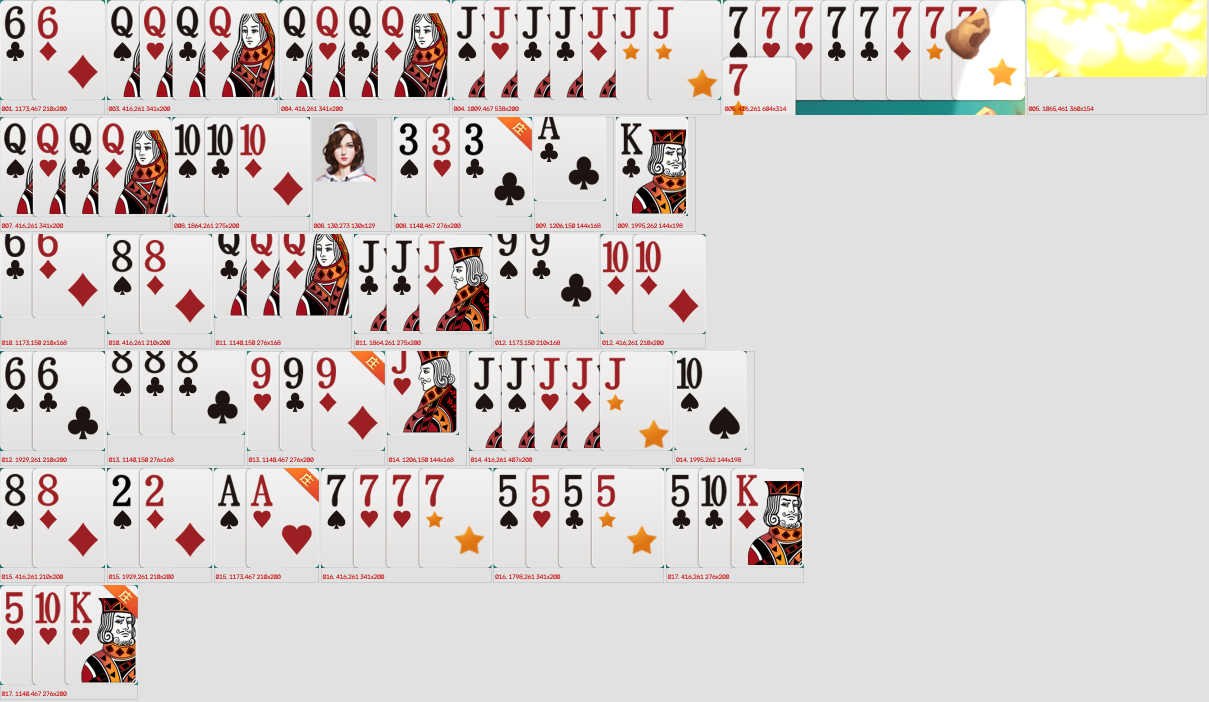
#> input picture debug_phone/center_boxes_sheet.png, 2418 x 1404 px (shown at 1/2 size); its folder holds 4 pictures in this run
$ python diag_phone_geom.py
#> lines starting #> are read from the running program, lines starting #| are printed output that depends on the picture; after the words box and inside, x2 and y2 are one past the last pixel; in counts of white or black regions, pixels touching at a corner belong together; pictures that were not available may be replaced by others from this repository, and a replacement may not be noted
# -*- coding: utf-8 -*-
"""手机截图几何探针：测手牌区 y 带、牌左边缘、字形带、中央白牌组件框。"""
import os
import cv2
import numpy as np

ROOT = os.path.dirname(os.path.abspath(__file__))
SAMPLES = os.path.join(ROOT, "samples", "iphone")
DBG = os.path.join(ROOT, "debug_phone")
os.makedirs(DBG, exist_ok=True)


def imread_cn(p):
    return cv2.imdecode(np.fromfile(p, dtype=np.uint8), cv2.IMREAD_COLOR)


def white_mask(bgr):
    return (bgr[:, :, 0] > 185) & (bgr[:, :, 1] > 185) & (bgr[:, :, 2] > 185)


def hand_band(white):
    """底部手牌带：行白占比>0.35 的连续段（取最靠下的长段）。"""
    frac = white.mean(axis=1)
    rows = frac > 0.35
    bands = []
    y = 0
    H = len(rows)
    while y < H:
        if rows[y]:
            y0 = y
            while y < H and rows[y]:
                y += 1
            bands.append((y0, y - 1))
        else:
            y += 1
    bands = [b for b in bands if b[1] - b[0] > 60]
    return bands[-1] if bands else None


def card_lefts(white, y0, y1):
    """手牌带内逐列白占比，找牌顶行附近的列分段（左边缘阶跃）。"""
    band = white[y0:y1 + 1]
    colw = band.mean(axis=0)
    return colw


for fn in sorted(os.listdir(SAMPLES)):
    img = imread_cn(os.path.join(SAMPLES, fn))
#> in imread_cn, returned value is the input picture: shape (1404, 2418, 3); mean B, G, R 205.8, 208.2, 215.2
    H, W = img.shape[:2]
#> H = 1404; W = 2418
    wm = white_mask(img)
#> in white_mask, `return (bgr[:, :, 0] > 185) & (bgr[:, :, 1] > 185) & (bgr[:, :, 2] > 1..`:
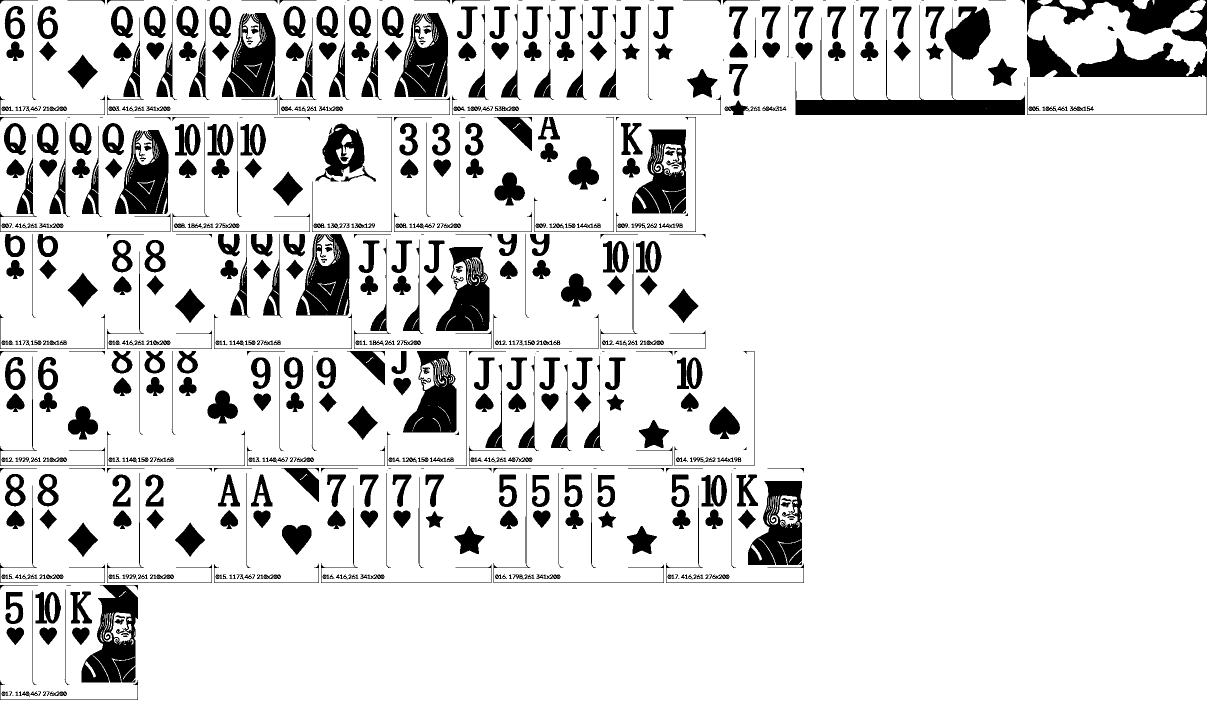
#> returned value: shape (1404, 2418) bool (shown at 1/2 size); 86.8% white; 754 black regions (90 under 20 px), largest, box (x1, y1, x2, y2) and area: (1591, 10, 2050, 230) 14881, (163, 1170, 276, 1365) 12452, (444, 26, 551, 194) 11084
    hb = hand_band(wm)
#> in hand_band, `frac = white.mean(axis=1)`: frac = 1404 values, max 1 at index 230, min 0.0608 at index 229, mean 0.868
#> in hand_band, `H = len(rows)`: H = 1404
#> the loop in hand_band, `while y < H:` made 5 passes
#> y0 on passes 1, 3, 5: 0, 230, 1166
#> after the loop in hand_band, `while y < H:`: bands = [(0, 228), (230, 1164), (1166, 1403)]; y = 1404
#> hb = (1166, 1403)
    if hb is None:
        print(f"{fn} {W}x{H} hand_band=None")
        continue
    y0, y1 = hb
#> y0 = 1166; y1 = 1403
    # 中央区（顶栏以下、手牌带以上）白组件
    play = wm.copy()
    play[:int(0.06 * H)] = False
    play[y0 - 6:] = False
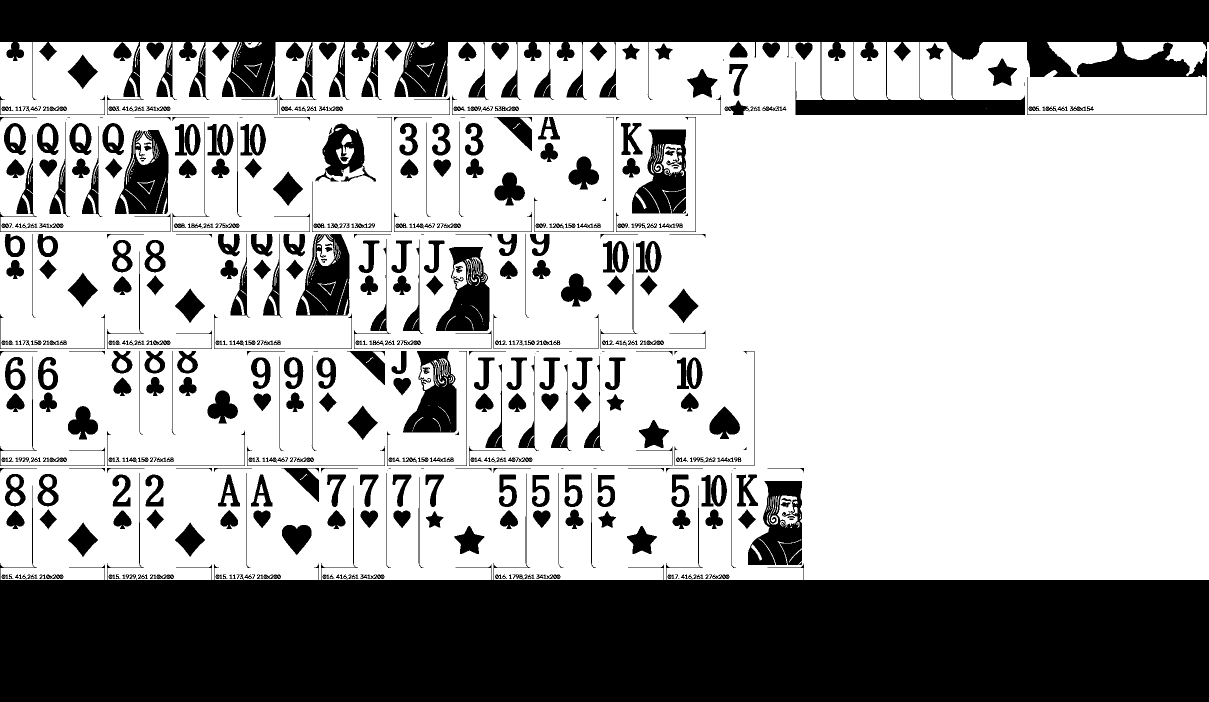
#> play: shape (1404, 2418) bool (shown at 1/2 size); 65.6% white; 617 black regions (65 under 20 px), largest, box (x1, y1, x2, y2) and area: (0, 946, 2418, 1404) 592682, (0, 0, 2418, 230) 281473, (230, 260, 337, 428) 11084
    n, lab, stats, _ = cv2.connectedComponentsWithStats(play.astype(np.uint8), 8)
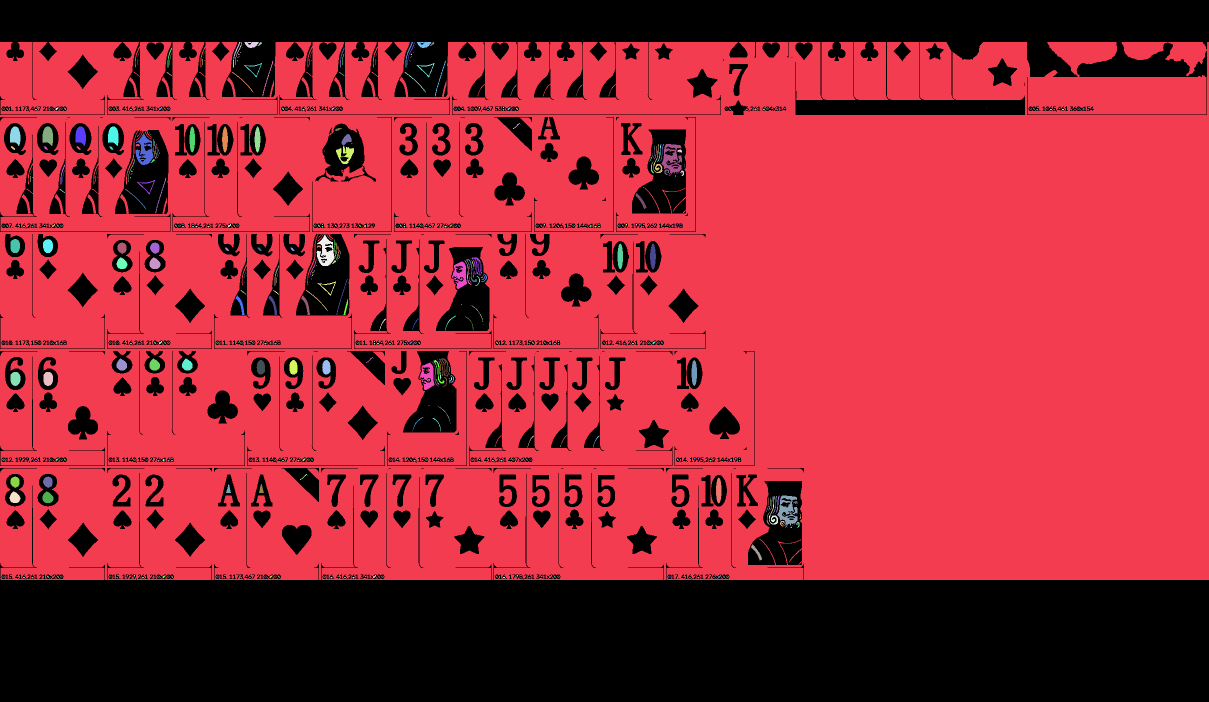
#> lab: shape (1404, 2418) int32 (shown at 1/2 size); 679 distinct labels, from 0 to 678; one colour per label, 0 black
#> n = 679; stats = 679 rows, first 6: [0, 0, 2418, 1404, 1166671], [0, 84, 2418, 1076, 2196890], [466, 84, 15, 51, 110], [470, 84, 14, 46, 60], [489, 84, 29, 12, 232], [515, 84, 9, 8, 27]
    boxes = []
    for i in range(1, n):
        x, y, w, h, a = stats[i]
        if w > 55 and h > 80:
            boxes.append((int(x), int(y), int(w), int(h)))
#> this loop made 678 passes
#> after the loop, boxes = [(0, 84, 2418, 1076)]
    boxes.sort()
    print(f"{fn} {W}x{H} hand_band={hb} play_boxes={boxes}")
#| center_boxes_sheet.png 2418x1404 hand_band=(1166, 1403) play_boxes=[(0, 84, 2418, 1076)]

# 调试标注图：第一张与中间一张
for fn in ("shot_001.png", "shot_005.png", "shot_010.png"):
    img = imread_cn(os.path.join(SAMPLES, fn))
#> (the run stopped early here; a loop or call above may not have finished)

$ run again, on debug_phone/hand_clusters_sheet.png
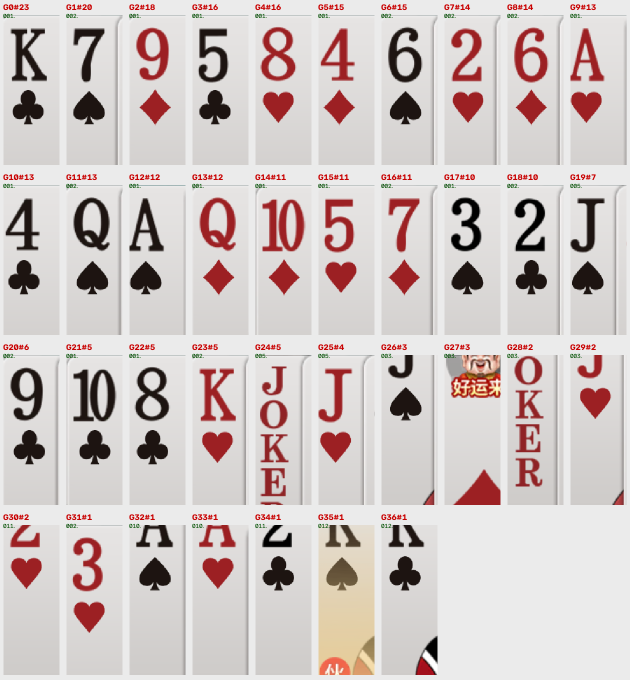
#> input picture debug_phone/hand_clusters_sheet.png, 1260 x 1360 px (shown at 1/2 size)
#> in imread_cn, returned value is the input picture: shape (1360, 1260, 3); mean B, G, R 196.1, 197.7, 208.4
#> in white_mask, `return (bgr[:, :, 0] > 185) & (bgr[:, :, 1] > 185) & (bgr[:, :, 2] > 1..`:
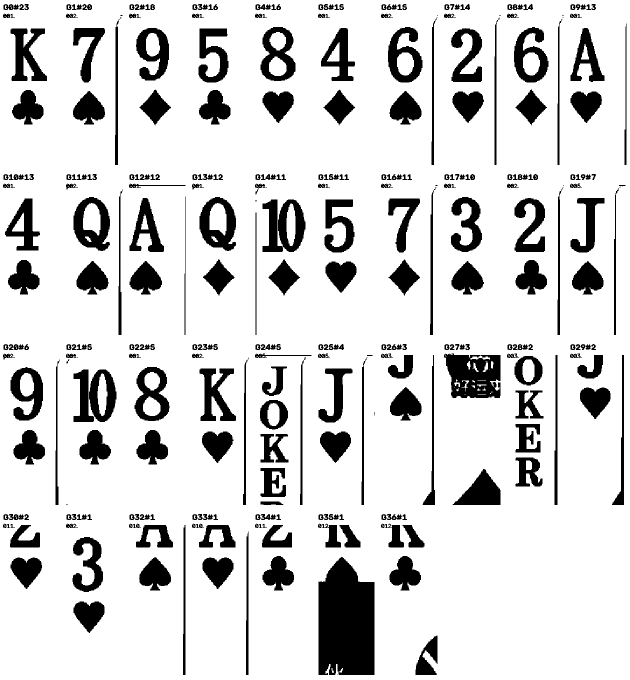
#> returned value: shape (1360, 1260) bool (shown at 1/2 size); 83.5% white; 318 black regions (15 under 20 px), largest, box (x1, y1, x2, y2) and area: (637, 1114, 749, 1350) 22775, (888, 707, 1001, 796) 7745, (147, 394, 220, 502) 4313
#> frac = 1360 values, max 1 at index 0, min 0.517 at index 556, mean 0.835
#> in hand_band, `H = len(rows)`: H = 1360
#> the loop in hand_band, `while y < H:` made 1 pass
#> y0 on pass 1: 0
#> after the loop in hand_band, `while y < H:`: bands = [(0, 1359)]; y = 1360
#> hb = (0, 1359)
#> `y0, y1 = hb`: y0 = 0; y1 = 1359
#> `n, lab, stats, _ = cv2.connectedComponentsWithStats(play.astype(np.uin..`:
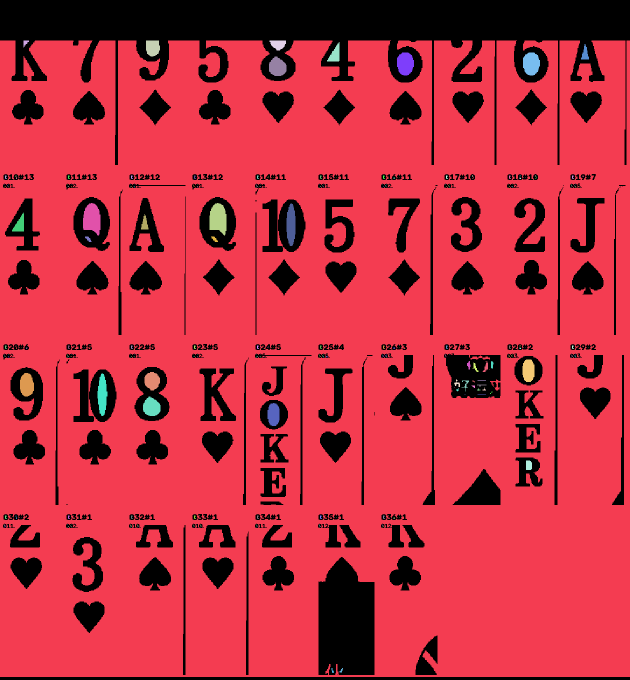
#> lab: shape (1360, 1260) int32 (shown at 1/2 size); 237 distinct labels, from 0 to 236; one colour per label, 0 black
#> n = 237; stats = 237 rows, first 6: [0, 0, 1260, 1360, 377610], [0, 81, 1260, 1273, 1316729], [47, 81, 11, 14, 84], [292, 81, 28, 32, 772], [539, 81, 33, 20, 472], [654, 84, 25, 39, 534]
#> the loop `for i in range(1, n):` made 236 passes
#> after the loop `for i in range(1, n):`: boxes = [(0, 81, 1260, 1273)]
#| hand_clusters_sheet.png 1260x1360 hand_band=(0, 1359) play_boxes=[(0, 81, 1260, 1273)]

$ run again, on debug_phone/hand_shot005_left.png
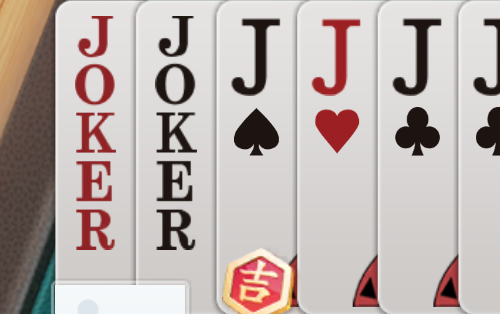
#> input picture debug_phone/hand_shot005_left.png, 500 x 314 px
#> in imread_cn, returned value is the input picture: shape (314, 500, 3); mean B, G, R 174.9, 178.1, 189.2
#> in white_mask, `return (bgr[:, :, 0] > 185) & (bgr[:, :, 1] > 185) & (bgr[:, :, 2] > 1..`:
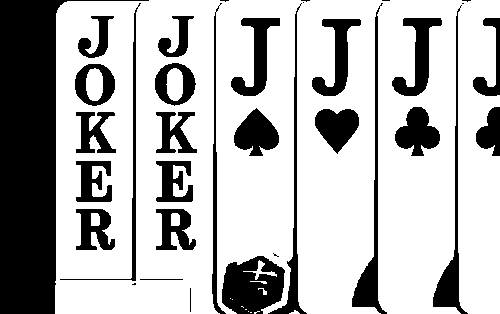
#> returned value: shape (314, 500) bool; 71% white; 35 black regions (8 under 20 px), largest, box (x1, y1, x2, y2) and area: (0, 0, 149, 314) 17696, (222, 256, 285, 314) 2643, (352, 3, 387, 314) 1799
#> frac = 314 values, max 0.874 at index 12, min 0.432 at index 279, mean 0.71
#> in hand_band, `H = len(rows)`: H = 314
#> the loop in hand_band, `while y < H:` made 1 pass
#> y0 on pass 1: 0
#> after the loop in hand_band, `while y < H:`: bands = [(0, 313)]; y = 314
#> hb = (0, 313)
#> `y0, y1 = hb`: y0 = 0; y1 = 313
#> `n, lab, stats, _ = cv2.connectedComponentsWithStats(play.astype(np.uin..`:
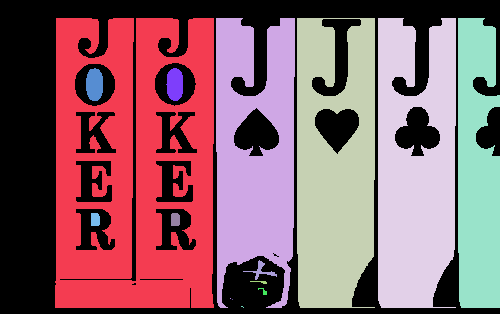
#> lab: shape (314, 500) int32; 16 distinct labels, from 0 to 15; one colour per label, 0 black
#> n = 16; stats = 16 rows, first 6: [0, 0, 500, 314, 55378], [55, 18, 159, 290, 35075], [216, 18, 79, 290, 16707], [297, 18, 78, 290, 19003], [378, 18, 78, 290, 18829], [458, 18, 42, 290, 10652]
#> the loop `for i in range(1, n):` made 15 passes
#> (x, y, w, h, a) on passes 1 to 8: (55, 18, 159, 290, 35075), (216, 18, 79, 290, 16707), (297, 18, 78, 290, 19003), (378, 18, 78, 290, 18829), (458, 18, 42, 290, 10652), (86, 68, 17, 33, 470), (166, 68, 17, 33, 458), (91, 213, 9, 13, 112)
#> after the loop `for i in range(1, n):`: boxes = [(55, 18, 159, 290), (216, 18, 79, 290), (297, 18, 78, 290), (378, 18, 78, 290)]
#| hand_shot005_left.png 500x314 hand_band=(0, 313) play_boxes=[(55, 18, 159, 290), (216, 18, 79, 290), (297, 18, 78, 290), (378, 18, 78, 290)]
